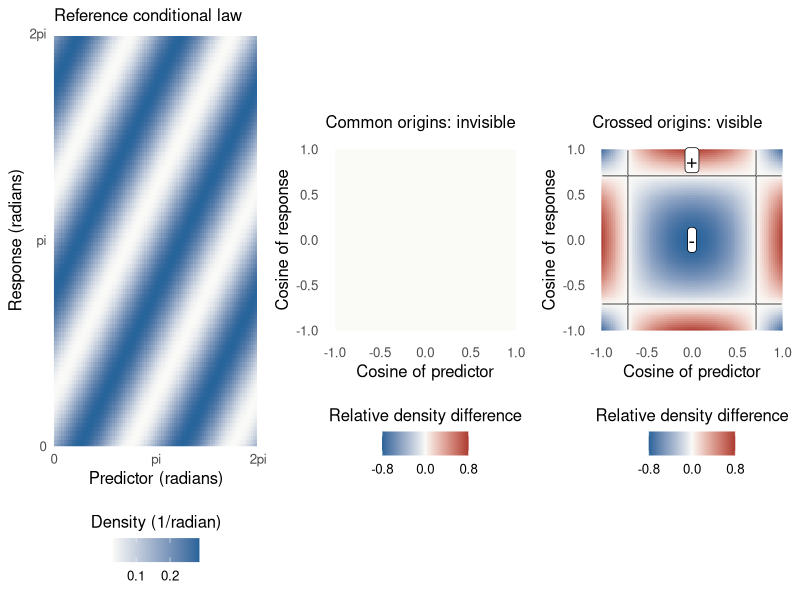
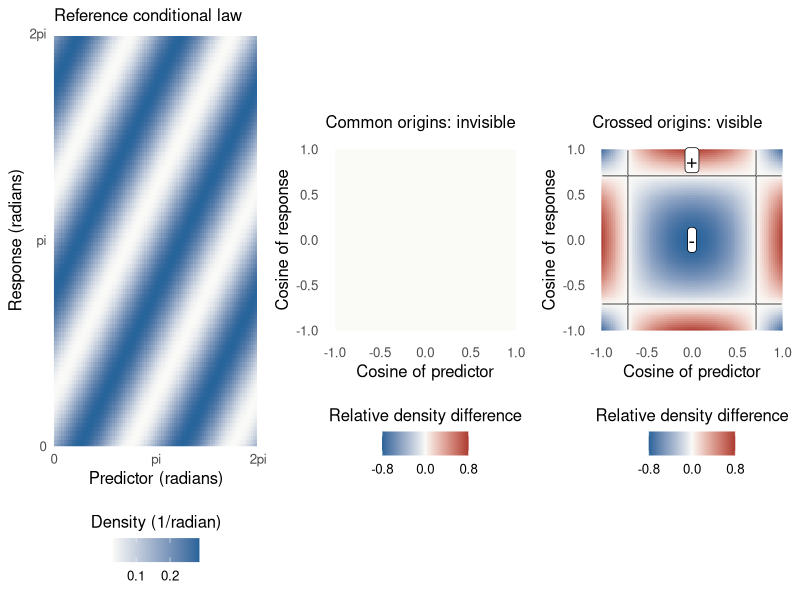

Generate these figures, in order, with R: (Note: this script raises an error after producing the figures.)
library(stats)
library(utils)
library(grDevices)
library(grid)
library(ggplot2)
script <- sub("^--file=","",commandArgs()[startsWith(commandArgs(),"--file=")][1])
root <- dirname(normalizePath(script))
out <- file.path(root,"figures");dir.create(out,showWarnings=FALSE)
eta <- 0.8
angular <- expand.grid(x=2*pi*(0:95)/96,theta=2*pi*(0:95)/96)
angular$density <- (1+eta*sin(2*(angular$x-angular$theta)))/(2*pi)
reference <- ggplot(angular,aes(x,theta,fill=density))+
  geom_tile(width=2*pi/96,height=2*pi/96)+
  scale_fill_gradient(low="#FAFAF7",high="#27649A",name="Density (1/radian)",
    guide=guide_colourbar(title.position="top",title.hjust=0.5,barwidth=unit(2.2,"cm")))+
  scale_x_continuous(breaks=c(0,pi,2*pi),labels=c("0","pi","2pi"),expand=expansion(mult=0))+
  scale_y_continuous(breaks=c(0,pi,2*pi),labels=c("0","pi","2pi"),expand=expansion(mult=0))+
  coord_cartesian(xlim=c(0,2*pi),ylim=c(0,2*pi),expand=FALSE)+
  labs(x="Predictor (radians)",y="Response (radians)",title="Reference conditional law")+
  theme_minimal(base_size=12)+theme(panel.grid=element_blank(),legend.position="bottom",
                                  plot.title=element_text(size=12))
projected <- expand.grid(s=seq(-0.99,0.99,length.out=96),t=seq(-0.99,0.99,length.out=96))
make_projection <- function(a,b,title) {
  projected$relative_difference <- -eta*sin(2*(a-b))*(2*projected$s^2-1)*(2*projected$t^2-1)
  p <- ggplot(projected,aes(s,t,fill=relative_difference))+
    geom_raster()+scale_fill_gradient2(low="#27649A",mid="#FAFAF7",high="#AC3A32",
      midpoint=0,limits=c(-eta,eta),breaks=c(-eta,0,eta),name="Relative density difference",
      guide=guide_colourbar(title.position="top",title.hjust=0.5,barwidth=unit(2.2,"cm")))+
    coord_equal()+labs(x="Cosine of predictor",y="Cosine of response",title=title)+
    theme_minimal(base_size=12)+theme(panel.grid=element_blank(),legend.position="bottom",
                                    plot.title=element_text(size=12))
  if (abs(sin(2*(a-b))) > 1e-12) {
    p <- p + geom_contour(data=projected,aes(x=s,y=t,z=relative_difference),
                          inherit.aes=FALSE,breaks=0,color="#333333",linewidth=0.3) +
      annotate("label",x=0,y=0,label="-",size=5,linewidth=0,
               fill="white",label.padding=unit(0.04,"lines")) +
      annotate("label",x=0,y=0.88,label="+",size=5,linewidth=0,
               fill="white",label.padding=unit(0.04,"lines"))
  }
  p
}
plots <- list(reference,make_projection(pi/8,pi/8,"Common origins: invisible"),
              make_projection(pi/4,0,"Crossed origins: visible"))
draw <- function() {
  grid.newpage();pushViewport(viewport(layout=grid.layout(1,3)))
  for(i in 1:3) print(plots[[i]],vp=viewport(layout.pos.row=1,layout.pos.col=i))
  popViewport()
}
pdf(file.path(out,"population_example.pdf"),width=9,height=3.7);draw();dev.off()
png(file.path(out,"population_example.png"),width=2700,height=1110,res=300);draw();dev.off()
write.csv(angular,file.path(out,"population_reference.csv"),row.names=FALSE)
cat("Population example rendered; no sampled or human results.\n")
